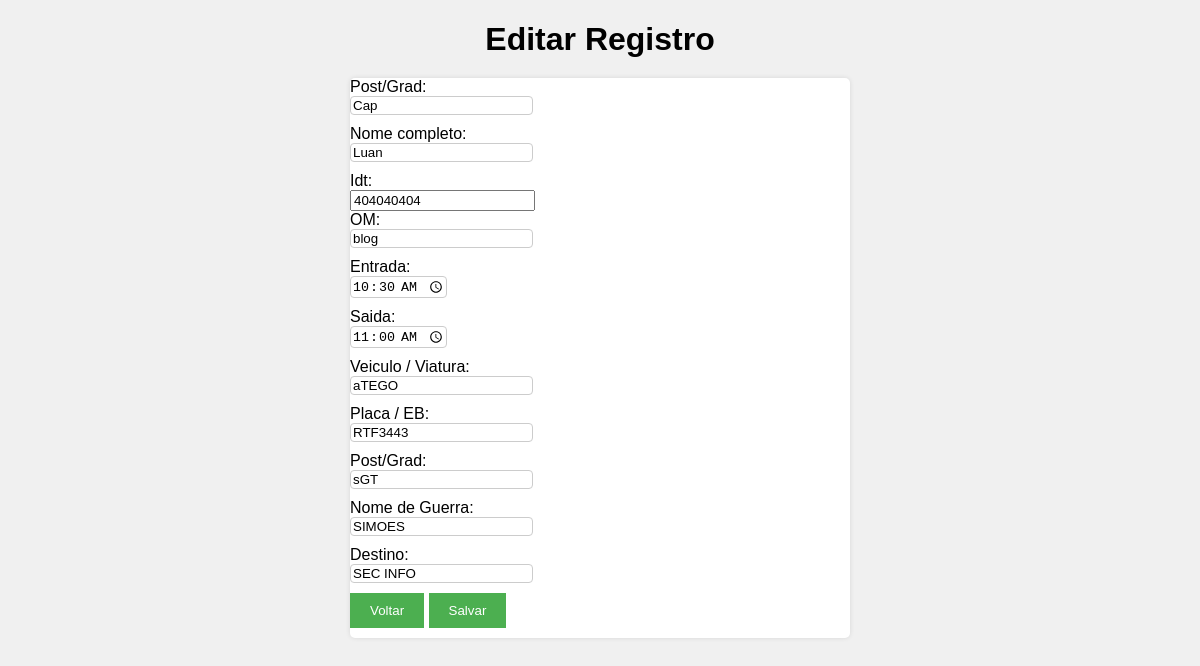
The page /milOOM/alterar_milOOM.php?id=1 on the database its author committed.
### tables this page shows
CREATE TABLE `miloom` (
  `id` int NOT NULL AUTO_INCREMENT,
  `post_vis` varchar(10) DEFAULT NULL,
  `nome` varchar(100) DEFAULT NULL,
  `idtmil` int DEFAULT NULL,
  `om` varchar(50) DEFAULT NULL,
  `entrada` time DEFAULT NULL,
  `saida` time DEFAULT NULL,
  `vtr` varchar(30) DEFAULT NULL,
  `eb_placa` varchar(15) DEFAULT NULL,
  `post` varchar(50) DEFAULT NULL,
  `nomeguerra` varchar(50) DEFAULT NULL,
  `destino` varchar(50) DEFAULT NULL,
  PRIMARY KEY (`id`)
);

### milOOM/alterar_milOOM.php (the view, shortened to what this page needs)
<?php
include_once "./table_milOOM.php";
if(isset($_GET["id"])) {
    $id = $_GET['id'];
}
?>
<!DOCTYPE html>
<html>
<head>
	<link rel="stylesheet" href="../css/style.css">
</head>
<body>
	<h1>Editar Registro</h1>
	<?php
		if(isset($_GET['id'])){
			$consulta2 = "SELECT * FROM cadastro.miloom WHERE id='$id'";
			$con = $conn->query($consulta2) or die($conn->error);
			$dado = $con->fetch_array();
		}
	?>
	<form method="POST" action="">
		<label for="post_vis">Post/Grad:</label><br>
		<input type="text" name="post_vis" value="<?php echo $dado['post_vis'] ?>"><br>
		<label for="nome">Nome completo:</label><br>
		<input type="text" name="nome" value="<?php echo $dado['nome'] ?>"><br>
		<label for="idtmil">Idt:</label><br>
		<input type="number" name="idtmil" value="<?php echo $dado['idtmil'] ?>"  maxlength="15"><br>
		<label for="numdoc">OM:</label><br>
		<input type="text" name="om" value="<?php echo $dado['om'] ?>"><br>
		<label for="entrada">Entrada:</label><br>
		<input type="time" name="entrada" value="<?php echo $dado['entrada'] ?>"><br>
		<label for="saida">Saida:</label><br>
		<input type="time" name="saida" value="<?php echo $dado['saida'] ?>"><br>
		<label for="vtr">Veiculo / Viatura:</label><br>
		<input type="text" name="vtr" value="<?php echo $dado['vtr'] ?>"><br>
		<label for="placa">Placa / EB:</label><br>
		<input type="text" name="eb_placa" value="<?php echo $dado['eb_placa'] ?>"><br>
		<label for="post">Post/Grad:</label><br>
		<input type="text" name="post" value="<?php echo $dado['post'] ?>"><br>
		<label for="nomeguerra">Nome de Guerra:</label><br>
		<input type="text" name="nomeguerra" value="<?php echo $dado['nomeguerra'] ?>"><br>
		<label for="destino">Destino:</label><br>
		<input type="text" name="destino" value="<?php echo $dado['destino'] ?>"><br>
		<a href="../index.php"><button type="button">Voltar</button></a>
		<input type="submit" value="Salvar">
	</form>
	<br>
</body>
</html>

### css/style.css (style rules this page uses)
body { font-family: Arial, sans-serif; background-color: #f0f0f0; }
h1 { text-align: center; margin-bottom: 20px; }
form { max-width: 500px; margin: 0 auto; padding-bottom: 10px; background-color: #ffffff; border-radius: 5px; box-shadow: 0 0 5px rgba(0, 0, 0, 0.1); }
form label { margin-bottom: 5px; }
form input[type=text], form input[type=date], form input[type=time] { margin-bottom: 10px; border: 1px solid #ccc; border-radius: 4px; box-sizing: border-box; }
form input[type=submit] { background-color: #4CAF50; color: white; border: none; padding: 10px 20px; cursor: pointer; }
button { background-color: #4CAF50; color: white; border: none; padding: 10px 20px; cursor: pointer; }

### rows shown on the page
miloom: post_vis "Cap", nome "Luan", idtmil "404040404", om "blog", entrada "10:30:00", saida "11:00:00", vtr "aTEGO", eb_placa "RTF3443", post "sGT", nomeguerra "SIMOES", destino "SEC INFO"
